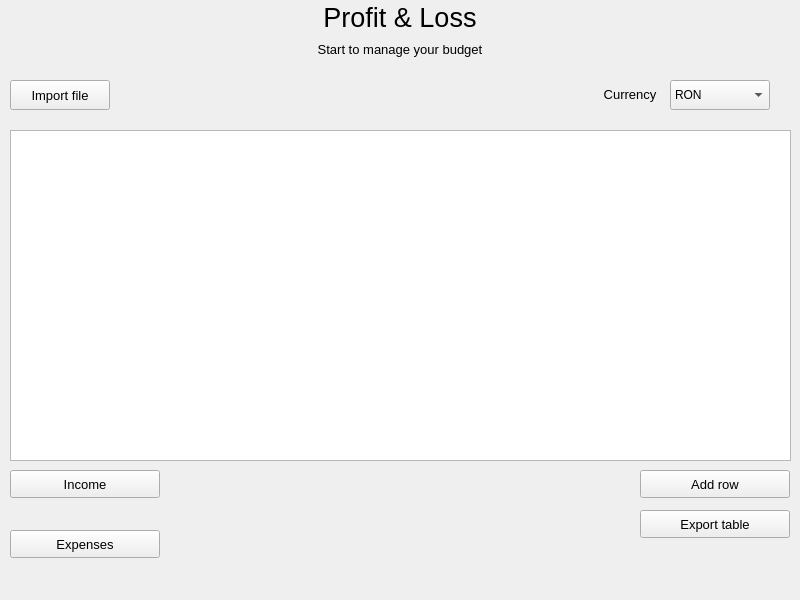
<?xml version="1.0" encoding="UTF-8"?>
<ui version="4.0">
 <class>BudgetManager</class>
 <widget class="QWidget" name="BudgetManager">
  <property name="geometry">
   <rect>
    <x>0</x>
    <y>0</y>
    <width>800</width>
    <height>600</height>
   </rect>
  </property>
  <property name="sizePolicy">
   <sizepolicy hsizetype="Fixed" vsizetype="Fixed">
    <horstretch>0</horstretch>
    <verstretch>0</verstretch>
   </sizepolicy>
  </property>
  <property name="minimumSize">
   <size>
    <width>800</width>
    <height>600</height>
   </size>
  </property>
  <property name="maximumSize">
   <size>
    <width>800</width>
    <height>600</height>
   </size>
  </property>
  <property name="windowTitle">
   <string>Form</string>
  </property>
  <widget class="QLabel" name="subtitleLabel">
   <property name="geometry">
    <rect>
     <x>0</x>
     <y>40</y>
     <width>800</width>
     <height>20</height>
    </rect>
   </property>
   <property name="font">
    <font>
     <pointsize>10</pointsize>
    </font>
   </property>
   <property name="autoFillBackground">
    <bool>false</bool>
   </property>
   <property name="text">
    <string>Start to manage your budget</string>
   </property>
   <property name="textFormat">
    <enum>Qt::RichText</enum>
   </property>
   <property name="alignment">
    <set>Qt::AlignCenter</set>
   </property>
  </widget>
  <widget class="QLabel" name="titleLabel">
   <property name="geometry">
    <rect>
     <x>0</x>
     <y>0</y>
     <width>800</width>
     <height>36</height>
    </rect>
   </property>
   <property name="sizePolicy">
    <sizepolicy hsizetype="Fixed" vsizetype="Fixed">
     <horstretch>0</horstretch>
     <verstretch>0</verstretch>
    </sizepolicy>
   </property>
   <property name="maximumSize">
    <size>
     <width>800</width>
     <height>600</height>
    </size>
   </property>
   <property name="font">
    <font>
     <pointsize>20</pointsize>
    </font>
   </property>
   <property name="autoFillBackground">
    <bool>false</bool>
   </property>
   <property name="text">
    <string>Profit &amp; Loss</string>
   </property>
   <property name="textFormat">
    <enum>Qt::RichText</enum>
   </property>
   <property name="alignment">
    <set>Qt::AlignCenter</set>
   </property>
  </widget>
  <widget class="QPushButton" name="importButton">
   <property name="geometry">
    <rect>
     <x>10</x>
     <y>80</y>
     <width>100</width>
     <height>30</height>
    </rect>
   </property>
   <property name="font">
    <font>
     <pointsize>10</pointsize>
    </font>
   </property>
   <property name="text">
    <string>Import file</string>
   </property>
  </widget>
  <widget class="QPushButton" name="addRowButton">
   <property name="geometry">
    <rect>
     <x>640</x>
     <y>470</y>
     <width>150</width>
     <height>28</height>
    </rect>
   </property>
   <property name="font">
    <font>
     <pointsize>10</pointsize>
    </font>
   </property>
   <property name="text">
    <string>Add row</string>
   </property>
  </widget>
  <widget class="QTableWidget" name="tableWidget">
   <property name="geometry">
    <rect>
     <x>10</x>
     <y>130</y>
     <width>781</width>
     <height>331</height>
    </rect>
   </property>
  </widget>
  <widget class="QPushButton" name="incomeButton">
   <property name="geometry">
    <rect>
     <x>10</x>
     <y>470</y>
     <width>150</width>
     <height>28</height>
    </rect>
   </property>
   <property name="font">
    <font>
     <pointsize>10</pointsize>
    </font>
   </property>
   <property name="text">
    <string>Income</string>
   </property>
  </widget>
  <widget class="QPushButton" name="expensesButton">
   <property name="geometry">
    <rect>
     <x>10</x>
     <y>530</y>
     <width>150</width>
     <height>28</height>
    </rect>
   </property>
   <property name="font">
    <font>
     <pointsize>10</pointsize>
    </font>
   </property>
   <property name="text">
    <string>Expenses</string>
   </property>
  </widget>
  <widget class="QComboBox" name="comboBox">
   <property name="geometry">
    <rect>
     <x>670</x>
     <y>80</y>
     <width>100</width>
     <height>30</height>
    </rect>
   </property>
   <item>
    <property name="text">
     <string>RON</string>
    </property>
   </item>
   <item>
    <property name="text">
     <string>EUR</string>
    </property>
   </item>
   <item>
    <property name="text">
     <string>USD</string>
    </property>
   </item>
   <item>
    <property name="text">
     <string>GBP</string>
    </property>
   </item>
  </widget>
  <widget class="QLabel" name="subtitleLabel_2">
   <property name="geometry">
    <rect>
     <x>590</x>
     <y>80</y>
     <width>80</width>
     <height>30</height>
    </rect>
   </property>
   <property name="font">
    <font>
     <pointsize>10</pointsize>
    </font>
   </property>
   <property name="autoFillBackground">
    <bool>false</bool>
   </property>
   <property name="text">
    <string>Currency</string>
   </property>
   <property name="textFormat">
    <enum>Qt::RichText</enum>
   </property>
   <property name="alignment">
    <set>Qt::AlignCenter</set>
   </property>
  </widget>
  <widget class="QPushButton" name="exportButton">
   <property name="geometry">
    <rect>
     <x>640</x>
     <y>510</y>
     <width>150</width>
     <height>28</height>
    </rect>
   </property>
   <property name="font">
    <font>
     <pointsize>10</pointsize>
    </font>
   </property>
   <property name="text">
    <string>Export table</string>
   </property>
  </widget>
  <widget class="QLabel" name="totalSum">
   <property name="geometry">
    <rect>
     <x>300</x>
     <y>480</y>
     <width>200</width>
     <height>30</height>
    </rect>
   </property>
   <property name="font">
    <font>
     <pointsize>14</pointsize>
    </font>
   </property>
   <property name="autoFillBackground">
    <bool>false</bool>
   </property>
   <property name="text">
    <string/>
   </property>
   <property name="textFormat">
    <enum>Qt::RichText</enum>
   </property>
   <property name="alignment">
    <set>Qt::AlignLeading|Qt::AlignLeft|Qt::AlignVCenter</set>
   </property>
  </widget>
  <widget class="QLabel" name="incomeLabel">
   <property name="geometry">
    <rect>
     <x>40</x>
     <y>500</y>
     <width>80</width>
     <height>30</height>
    </rect>
   </property>
   <property name="font">
    <font>
     <pointsize>10</pointsize>
    </font>
   </property>
   <property name="autoFillBackground">
    <bool>false</bool>
   </property>
   <property name="text">
    <string/>
   </property>
   <property name="textFormat">
    <enum>Qt::RichText</enum>
   </property>
   <property name="alignment">
    <set>Qt::AlignCenter</set>
   </property>
  </widget>
  <widget class="QLabel" name="expensesLabel">
   <property name="geometry">
    <rect>
     <x>40</x>
     <y>560</y>
     <width>80</width>
     <height>30</height>
    </rect>
   </property>
   <property name="font">
    <font>
     <pointsize>10</pointsize>
    </font>
   </property>
   <property name="autoFillBackground">
    <bool>false</bool>
   </property>
   <property name="text">
    <string/>
   </property>
   <property name="textFormat">
    <enum>Qt::RichText</enum>
   </property>
   <property name="alignment">
    <set>Qt::AlignCenter</set>
   </property>
  </widget>
 </widget>
 <resources/>
 <connections/>
</ui>
